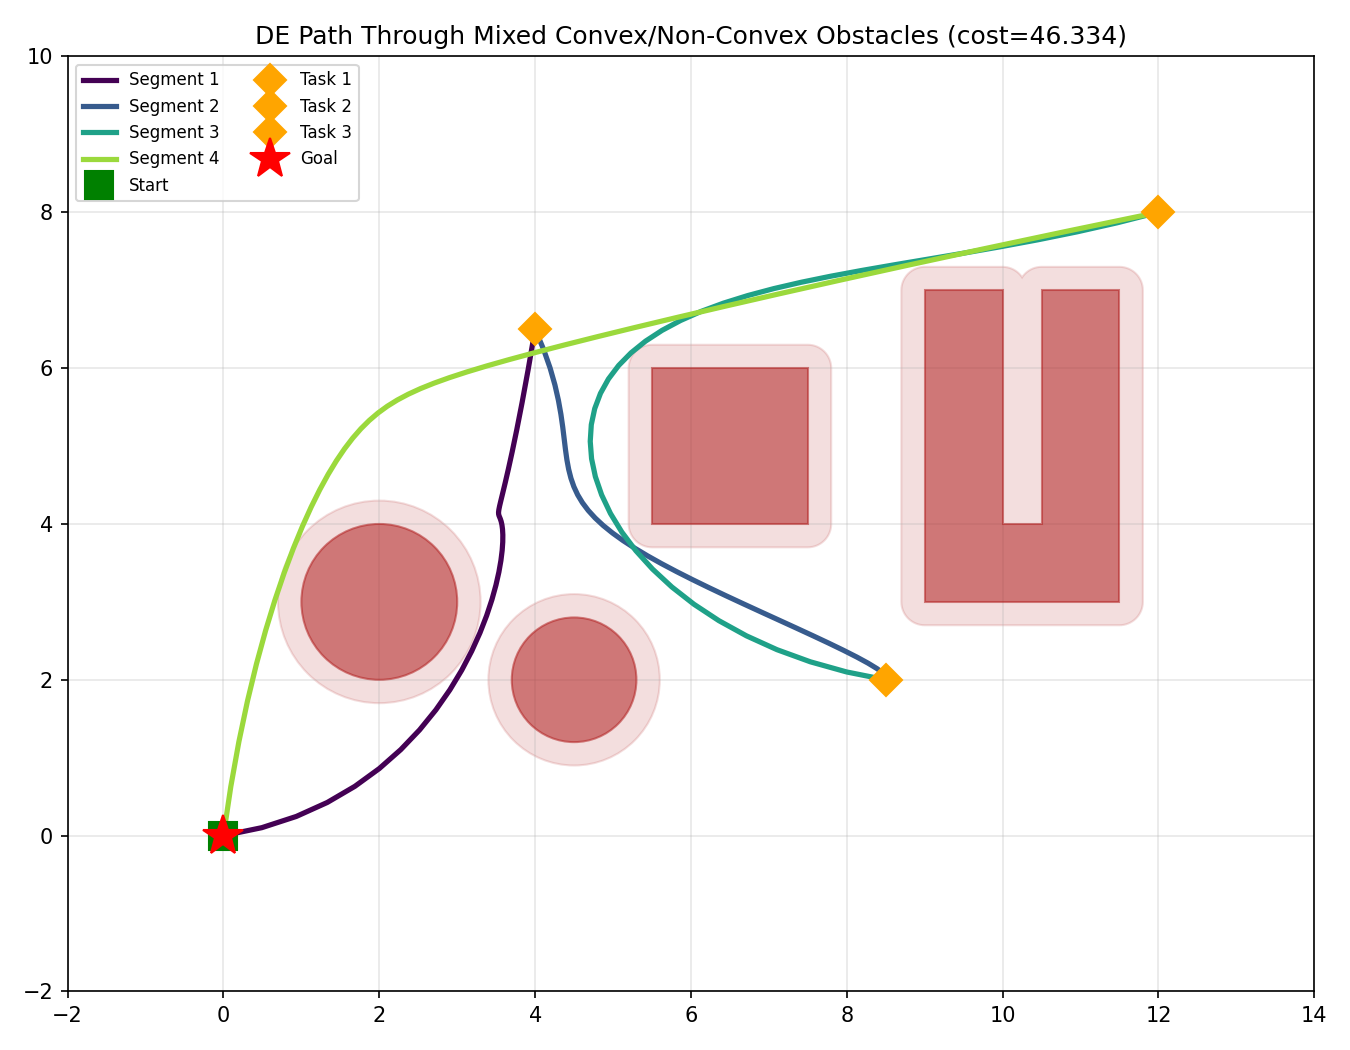

Reproduce this figure in Python.
"""
Global Path Planning via Differential Evolution over Bezier Control Points
============================================================================
Extended version: handles

  1. Mixed obstacle geometry: circles, convex polygons (squares/rectangles),
     and NON-convex polygons (U-shapes, L-shapes, etc.) — all via Shapely,
     so "distance to obstacle" and "point inside obstacle" are exact
     regardless of convexity.
  2. Multiple task points visited in a PRE-DEFINED sequence:
        start -> task_1 -> task_2 -> ... -> task_k -> goal
     Implemented as a chain of Bezier segments, each with its own free
     control points, all optimized jointly in a single DE run (so segments
     near a tight task point can compensate for each other).
  3. Robot footprint: the robot is treated as a disc of radius ROBOT_RADIUS.
     Collision checking inflates the safe distance to every obstacle by
     ROBOT_RADIUS (a Minkowski-sum-style approximation), so the path that
     comes out already keeps the robot's body a safe distance away —
     no extra post-processing step is needed.
"""

import numpy as np
from scipy.optimize import differential_evolution
from scipy.special import comb
import shapely
from shapely.geometry import Point, Polygon
import matplotlib.pyplot as plt
from matplotlib.patches import Polygon as MplPolygon, Circle
import time

# ----------------------------------------------------------------------
# 1. Problem setup: waypoint sequence + mixed obstacles
# ----------------------------------------------------------------------

# Predefined sequence of points the robot MUST visit, in this order:
# start -> task points -> goal
WAYPOINTS = [
    np.array([0.0, 0.0]),    # start
    np.array([4.0, 6.5]),    # task point 1
    np.array([8.5, 2.0]),    # task point 2
    np.array([12.0, 8.0]),   # goal
    np.array([0.0, 0.0]),    # start
]

ROBOT_RADIUS = 0.3   # robot modeled as a disc; safety margin baked into collision check

# Obstacles: mix of circle / convex polygon (square) / non-convex polygon (U-shape)
OBSTACLES = [
    {"type": "circle", "center": (2.0, 3.0), "radius": 1.0},
    {"type": "polygon", "shape": Polygon([(5.5, 4.0), (7.5, 4.0), (7.5, 6.0), (5.5, 6.0)])},   # square
    {"type": "polygon", "shape": Polygon([  # U-shape (non-convex), opening upward
        (9.0, 3.0), (11.5, 3.0), (11.5, 7.0), (10.5, 7.0),
        (10.5, 4.0), (10.0, 4.0), (10.0, 7.0), (9.0, 7.0),
    ])},
    {"type": "circle", "center": (4.5, 2.0), "radius": 0.8},
]

N_SEGMENTS = len(WAYPOINTS) - 1
N_CONTROL_PER_SEGMENT = 3     # free intermediate control points per Bezier segment
N_SAMPLES_PER_SEGMENT = 40    # points sampled along each segment for cost evaluation

BOUNDS_MIN = np.array([-1.0, -1.0])
BOUNDS_MAX = np.array([13.0, 9.0])


# ----------------------------------------------------------------------
# 2. Bezier curve construction (per segment)
# ----------------------------------------------------------------------

def bezier_curve(control_points, n_samples):
    n = len(control_points) - 1
    t = np.linspace(0.0, 1.0, n_samples)
    curve = np.zeros((n_samples, 2))
    for i, p in enumerate(control_points):
        bernstein = comb(n, i) * (t ** i) * ((1 - t) ** (n - i))
        curve += np.outer(bernstein, p)
    return curve


def build_full_path(flat_free_points):
    """
    flat_free_points holds N_CONTROL_PER_SEGMENT free (x,y) points for EACH
    segment, concatenated. Returns a list of per-segment sampled curves,
    each starting exactly at the previous segment's waypoint (continuity
    is automatic since consecutive segments share the same fixed endpoint).
    """
    pts_per_segment = N_CONTROL_PER_SEGMENT * 2
    curves = []
    for seg in range(N_SEGMENTS):
        seg_free = flat_free_points[seg * pts_per_segment:(seg + 1) * pts_per_segment]
        free_points = seg_free.reshape(N_CONTROL_PER_SEGMENT, 2)
        control_points = np.vstack([WAYPOINTS[seg], free_points, WAYPOINTS[seg + 1]])
        curve = bezier_curve(control_points, N_SAMPLES_PER_SEGMENT)
        curves.append(curve)
    return curves


# ----------------------------------------------------------------------
# 3. Collision / distance checks for circles AND (non-)convex polygons
# ----------------------------------------------------------------------

def collision_penalty(curve):
    """Vectorized: builds a Shapely point array for the whole curve at once,
    and uses Shapely 2.x's vectorized distance/contains ufuncs per obstacle
    instead of looping point-by-point in Python (much faster for DE)."""
    xs = curve[:, 0]
    ys = curve[:, 1]
    pts = shapely.points(xs, ys)

    penalty = 0.0
    for obstacle in OBSTACLES:
        if obstacle["type"] == "circle":
            cx, cy = obstacle["center"]
            r = obstacle["radius"]
            d = np.hypot(xs - cx, ys - cy)
            safe_r = r + ROBOT_RADIUS
            intrusion = np.clip(safe_r - d, 0, None)
        else:
            poly = obstacle["shape"]
            d = shapely.distance(pts, poly)               # 0 if inside
            inside = shapely.contains(poly, pts)
            boundary_d = shapely.boundary(poly)
            d_to_boundary = shapely.distance(pts, boundary_d)
            # outside -> ROBOT_RADIUS - d (if positive); inside -> ROBOT_RADIUS + dist-to-boundary
            outside_intrusion = np.clip(ROBOT_RADIUS - d, 0, None)
            inside_intrusion = ROBOT_RADIUS + d_to_boundary
            intrusion = np.where(inside, inside_intrusion, outside_intrusion)
        penalty += np.sum(intrusion ** 2)
    return penalty


def path_length(curve):
    diffs = np.diff(curve, axis=0)
    return np.sum(np.hypot(diffs[:, 0], diffs[:, 1]))


def curvature_penalty(curve):
    if len(curve) < 3:
        return 0.0
    v1 = curve[1:-1] - curve[:-2]
    v2 = curve[2:] - curve[1:-1]
    n1 = np.linalg.norm(v1, axis=1) + 1e-9
    n2 = np.linalg.norm(v2, axis=1) + 1e-9
    cos_angle = np.clip(np.sum(v1 * v2, axis=1) / (n1 * n2), -1.0, 1.0)
    return np.sum(np.arccos(cos_angle) ** 2)


W_LENGTH = 1.0
W_COLLISION = 800.0
W_CURVATURE = 0.5


def cost_function(flat_free_points):
    curves = build_full_path(flat_free_points)
    total = 0.0
    for curve in curves:
        total += W_LENGTH * path_length(curve)
        total += W_COLLISION * collision_penalty(curve)
        total += W_CURVATURE * curvature_penalty(curve)
    return total


# ----------------------------------------------------------------------
# 4. Run Differential Evolution over ALL segments jointly
# ----------------------------------------------------------------------

def solve():
    n_vars = N_SEGMENTS * N_CONTROL_PER_SEGMENT * 2
    bounds = [(BOUNDS_MIN[0], BOUNDS_MAX[0]) if i % 2 == 0 else (BOUNDS_MIN[1], BOUNDS_MAX[1])
              for i in range(n_vars)]

    result = differential_evolution(
        cost_function,
        bounds,
        strategy="best1bin",
        maxiter=100,
        popsize=15,
        tol=1e-7,
        mutation=(0.4, 1.2),
        recombination=0.8,
        seed=7,
        polish=True,
        updating="immediate",
        workers=1,   # serial: cheap cost fn, avoids multiprocessing overhead
    )
    return result


# ----------------------------------------------------------------------
# 5. Visualization
# ----------------------------------------------------------------------

def plot_result(result):
    curves = build_full_path(result.x)
    fig, ax = plt.subplots(figsize=(9, 7))

    for obstacle in OBSTACLES:
        if obstacle["type"] == "circle":
            cx, cy = obstacle["center"]
            r = obstacle["radius"]
            ax.add_patch(Circle((cx, cy), r, color="firebrick", alpha=0.55, zorder=2))
            ax.add_patch(Circle((cx, cy), r + ROBOT_RADIUS, color="firebrick",
                                 alpha=0.15, zorder=1))
        else:
            poly = obstacle["shape"]
            xs, ys = poly.exterior.xy
            ax.add_patch(MplPolygon(list(zip(xs, ys)), closed=True,
                                     color="firebrick", alpha=0.55, zorder=2))
            inflated = poly.buffer(ROBOT_RADIUS)
            ixs, iys = inflated.exterior.xy
            ax.add_patch(MplPolygon(list(zip(ixs, iys)), closed=True,
                                     color="firebrick", alpha=0.15, zorder=1))

    colors = plt.cm.viridis(np.linspace(0, 0.85, N_SEGMENTS))
    for seg, curve in enumerate(curves):
        ax.plot(curve[:, 0], curve[:, 1], "-", color=colors[seg], linewidth=2.5,
                 zorder=3, label=f"Segment {seg + 1}")

    for i, wp in enumerate(WAYPOINTS):
        if i == 0:
            ax.plot(*wp, "gs", markersize=13, zorder=4, label="Start")
        elif i == len(WAYPOINTS) - 1:
            ax.plot(*wp, "r*", markersize=20, zorder=4, label="Goal")
        else:
            ax.plot(*wp, "D", color="orange", markersize=11, zorder=4,
                     label=f"Task {i}")

    ax.set_xlim(BOUNDS_MIN[0] - 1, BOUNDS_MAX[0] + 1)
    ax.set_ylim(BOUNDS_MIN[1] - 1, BOUNDS_MAX[1] + 1)
    ax.set_aspect("equal")
    ax.set_title(f"DE Path Through Mixed Convex/Non-Convex Obstacles "
                 f"(cost={result.fun:.3f})")
    ax.legend(loc="upper left", fontsize=8, ncol=2)
    ax.grid(alpha=0.3)

    plt.tight_layout()
    plt.savefig("de_mixed_obstacles_multi_task.png", dpi=150)
    print("Saved plot to de_mixed_obstacles_multi_task.png")


if __name__ == "__main__":
    print("Running Differential Evolution over multi-segment Bezier control points...")
    start_time = time.perf_counter()
    result = solve()
    end_time = time.perf_counter()
    print(f"Best cost: {result.fun:.4f}")
    print(f"Execution time: {end_time - start_time:.4f} seconds")
    plot_result(result)
